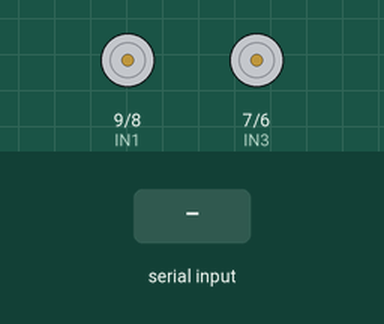
Recording of a sketch running on a simulated Arduino Uno, built with avr-gcc and run on an emulated ATmega328P. Parts: motor-driver pin pairs drawn as motors (green arrow = first pin HIGH = forward, orange = second pin HIGH = backward, longer = more drive, scaled by the enable pin). The inputs (shaded band) are chosen by the test bench. What the sketch prints to the serial monitor is not drawn.

Above: at 1.2 s.
1.3 s: "w" received over the second serial link
At 2.3 s:
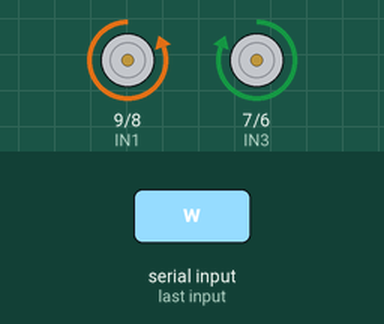
2.8 s: "s" received over the second serial link
At 3.4 s:
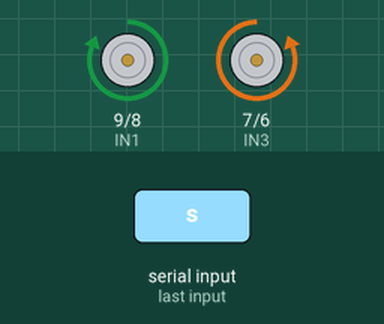
4.3 s: "d" received over the second serial link
At 4.6 s:
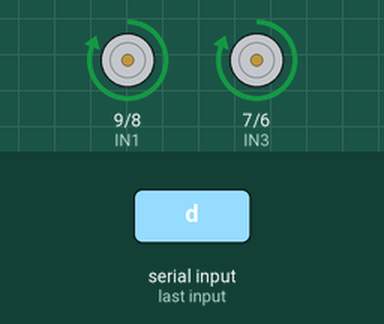
5.8 s: "a" received over the second serial link
At 6.9 s:
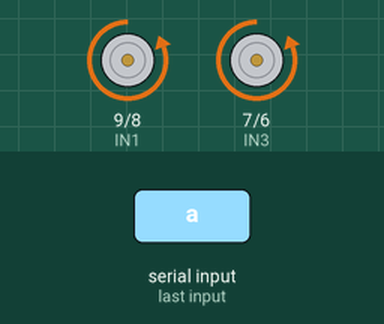
7.3 s: "p" received over the second serial link
At 8.0 s:
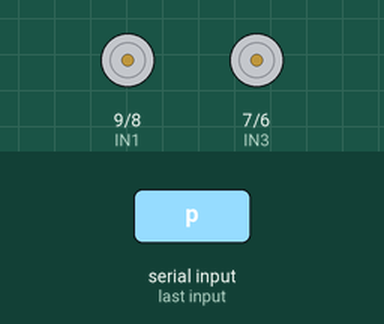
Timing chart, 0 to 9.8 s (numbered marks = the images above; inputs shaded):
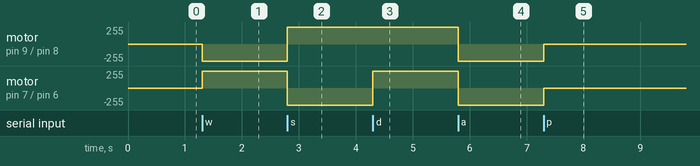

Measured:
- after the input at 1.3 s, motor on pin 9 (IN1) / pin 8 (IN2): stopped → backward 255/255 at once; motor on pin 7 (IN3) / pin 6 (IN4): stopped → forward 255/255 at once
- after the input at 2.8 s, motor on pin 9 (IN1) / pin 8 (IN2): backward 255/255 → forward 255/255 at once; motor on pin 7 (IN3) / pin 6 (IN4): forward 255/255 → backward 255/255 at once
- after the input at 4.3 s, motor on pin 7 (IN3) / pin 6 (IN4): backward 255/255 → forward 255/255 at once
- after the input at 5.8 s, motor on pin 9 (IN1) / pin 8 (IN2), motor on pin 7 (IN3) / pin 6 (IN4): forward 255/255 → backward 255/255 at once
- after the input at 7.3 s, motor on pin 9 (IN1) / pin 8 (IN2), motor on pin 7 (IN3) / pin 6 (IN4): backward 255/255 → stopped at once

The sketch:

comando_funciona.ino
```cpp
#include "SoftwareSerial.h"
               //TX RX
SoftwareSerial BT(2,4); // RX, TX recorder que se cruzan
// Motor 1
int ENA = 10;
int IN1 = 9;
int IN2 = 8;

// Motor 2
int ENB = 5;
int IN3 = 7;
int IN4 = 6;

void setup() {
 Serial.begin(9600);
 BT.begin(38400);
  Serial.println("Esperando datos desde Bluetooth...");
 pinMode (ENA, OUTPUT);
 pinMode (ENB, OUTPUT);
 pinMode (IN1, OUTPUT);
 pinMode (IN2, OUTPUT);
 pinMode (IN3, OUTPUT);
 pinMode (IN4, OUTPUT);
}

void loop() {
  if (BT.available()){
    char dato= BT.read();
    BT.println(dato);
    switch(dato){
      case 'w':
        Adelante();
        break;
      case 's':
        Atras();
        break;
      case 'd':
        Derecha();
        break;
      case 'a':
        Izquierda();
        break;
      case 'p':
        Parar();
        break;
    }
  }
}

void Adelante (){
 //Dirección motor A
 digitalWrite (IN1, LOW);
 digitalWrite (IN2, HIGH);
 analogWrite (ENA, 255); //Velocidad motor A
 //Dirección motor B
 digitalWrite (IN3, HIGH);
 digitalWrite (IN4, LOW);
 analogWrite (ENB, 255); //Velocidad motor B
}

void Derecha (){
 //Dirección motor A
 digitalWrite (IN1, HIGH);
 digitalWrite (IN2, LOW);
 analogWrite (ENA, 255); //Velocidad motor A
 //Dirección motor B
 digitalWrite (IN3, HIGH);
 digitalWrite (IN4, LOW);
 analogWrite (ENB, 255); //Velocidad motor A
}

void Izquierda (){
 //Dirección motor A
 digitalWrite (IN1, LOW);
 digitalWrite (IN2, HIGH);
 analogWrite (ENA, 255); //Velocidad motor A
 //Dirección motor B
 digitalWrite (IN3, LOW);
 digitalWrite (IN4, HIGH);
 analogWrite (ENB, 255); //Velocidad motor A
}

void Atras (){
 //Dirección motor A
 digitalWrite (IN1, HIGH);
 digitalWrite (IN2, LOW);
 analogWrite (ENA, 255); //Velocidad motor A
 //Dirección motor B
 digitalWrite (IN3, LOW);
 digitalWrite (IN4, HIGH);
 analogWrite (ENB, 255); //Velocidad motor B
}

void Parar (){
 //Dirección motor A
 digitalWrite (IN1, LOW);
 digitalWrite (IN2, LOW);
 analogWrite (ENA, 0); //Velocidad motor A
 //Dirección motor B
 digitalWrite (IN3, LOW);
 digitalWrite (IN4, LOW);
 analogWrite (ENB, 0); //Velocidad motor A
}
```
